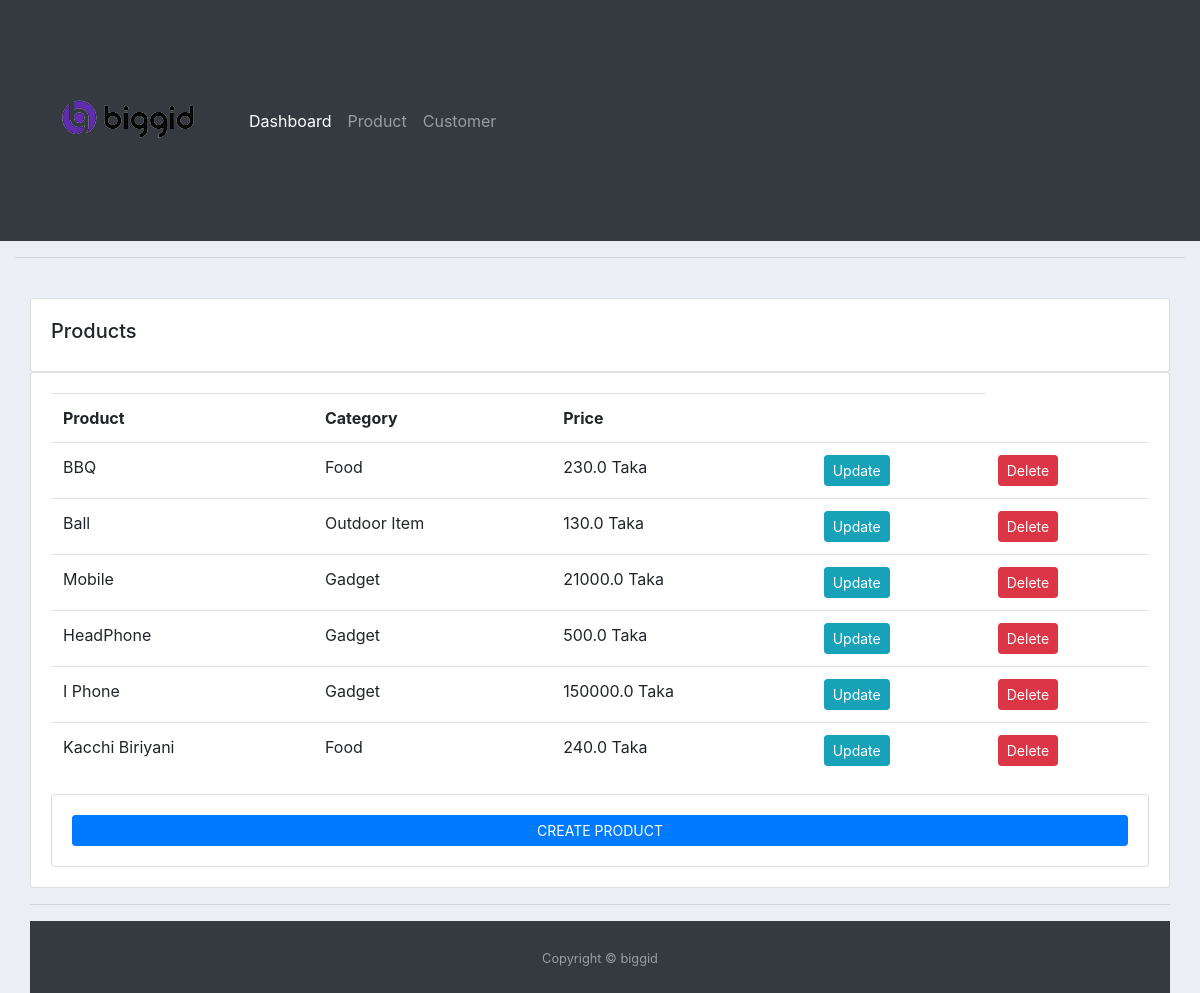
The page /product/ on the database as committed earlier.
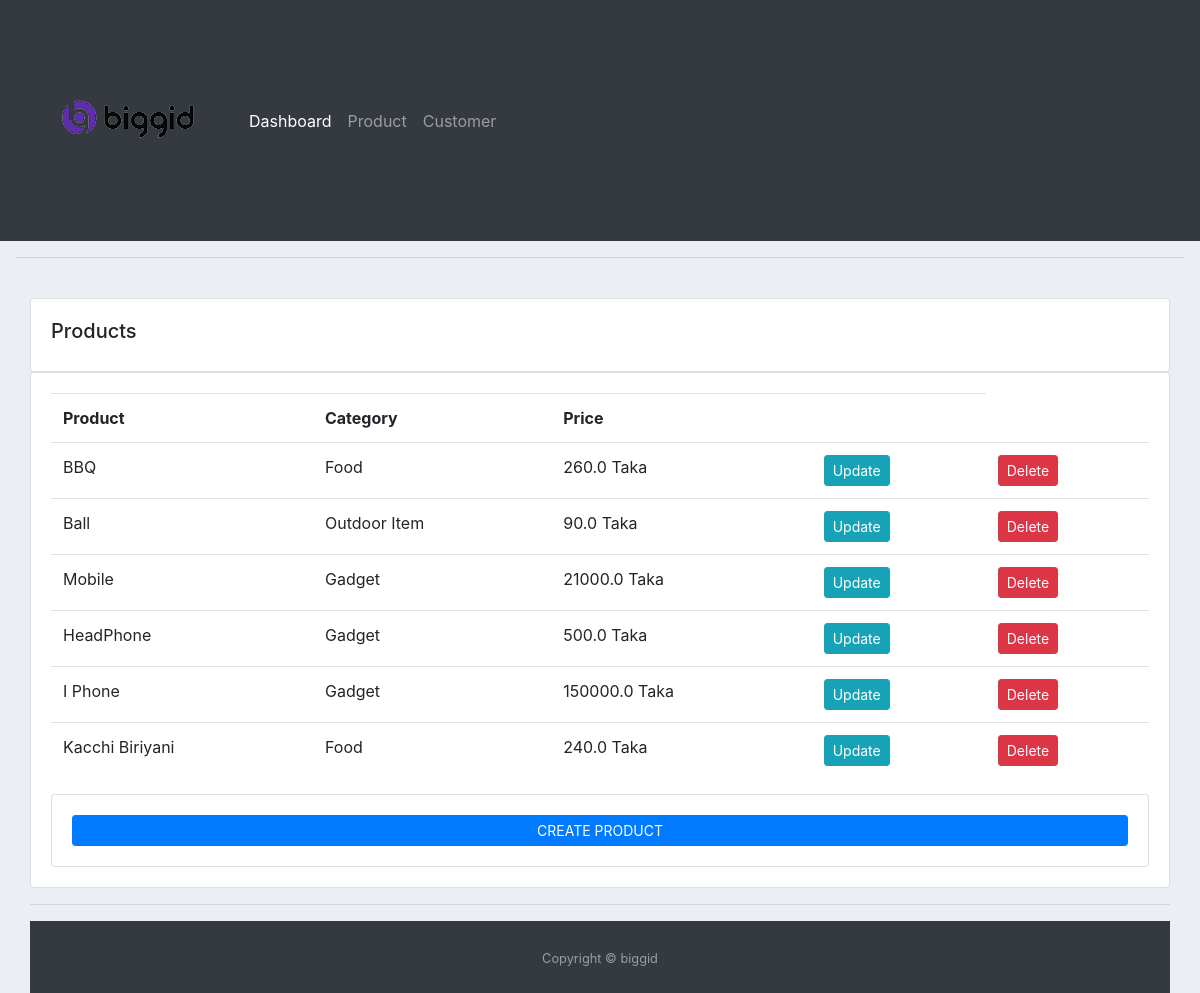
The same page on the database as committed later.
### accounts/models.py (models this page shows, shortened)
class Product(models.Model):
    CATEGORY = (
        ('Food', 'Food'),
        ('Outdoor Item', 'Outdoor Item'),
        ('Gadget', 'Gadget'),
    )
    name = models.CharField(max_length=200, null=True)
    price = models.FloatField(null=True)
    category = models.CharField(max_length=200, null=True, choices=CATEGORY)
    Description = models.CharField(max_length=200, null=True, blank=True)
    date_created = models.DateTimeField(auto_now_add=True, null=True)
    tags = models.ManyToManyField(Tag)

### accounts/views.py (the view)
# urls.py: path('product/', views.product, name='product'),
def product(request):
    products = Product.objects.all()
    return render(request, 'accounts/product.html', {'products': products})

### accounts/templates/accounts/product.html (shortened to what this page needs)
{% extends 'accounts/main.html' %} {% block content %}
<div class="container-fluid">
  <br />
  <div class="row">
    <div class="col-md">
      <div class="card card-body">
        <h5>Products</h5>
      </div>
      <div class="card card-body">
        <table class="table">
          <tr>
            <th>Product</th>
            <th>Category</th>
            <th>Price</th>
            <th></th>
          </tr>
          {% for i in products %}
          <tr>
            <td>{{i.name}}</td>
            <td>{{i.category}}</td>
            <td>{{i.price}} Taka</td>
            <td>
              <a
                class="btn btn-sm btn-info"
                href="{% url 'update_product' i.id %}"
                >Update</a
              >
            </td>
            <td>
              <a
                class="btn btn-sm btn-danger"
                href="{% url 'delete_product' i.id %}"
                >Delete</a
              >
            </td>
          </tr>
          {% endfor %}
        </table>
        <div class="card card-body">
          <a
            class="prevent-submit btn btn-primary btn-sm btn-block"
            href="{% url 'CreateProduct' %}"
            >CREATE PRODUCT</a
          >
        </div>
      </div>
    </div>
  </div>
  {% endblock %}

Rows that differ between the two databases and show on the page:
changed Product "BBQ": price "230.0" → "260.0"
changed Product "Ball": price "130.0" → "90.0"
